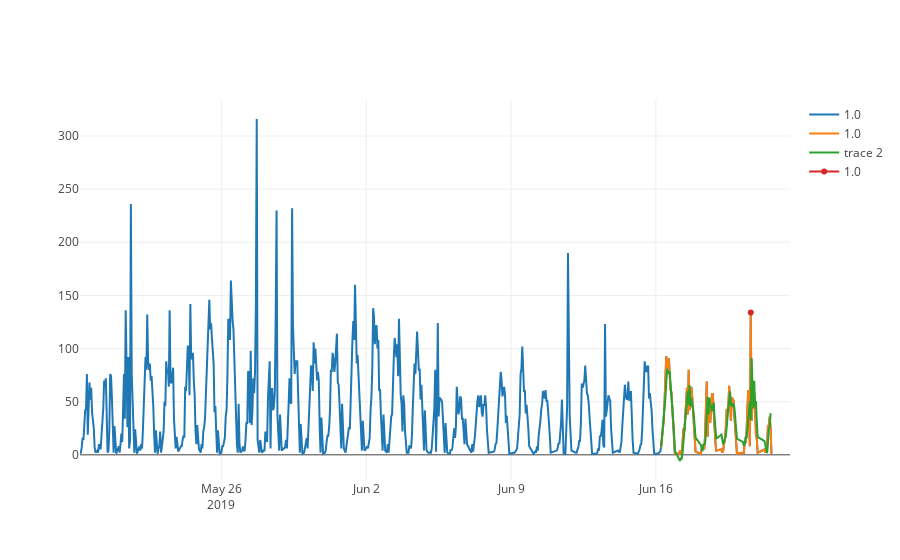

The cell this chart's notebook holds for it:
### Code cell
plotting.plot_multiple_ts(ts, ts_test, predictions, anoms)
